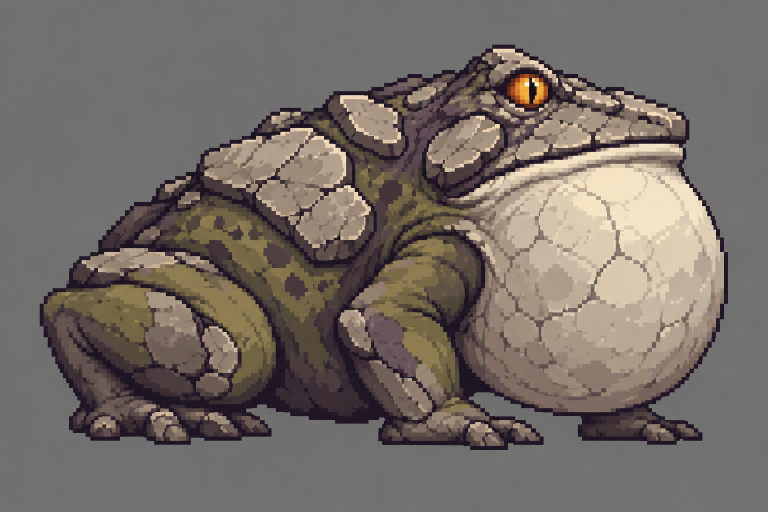
#> input picture pixel-art/ash-toad-concept-pipeline-v2/02-pixel-master.png, 1536 x 1024 px (shown at 1/2 size)
$ python build.py
#> lines starting #> are read from the running program, lines starting #| are printed output that depends on the picture; after the words box and inside, x2 and y2 are one past the last pixel; in counts of white or black regions, pixels touching at a corner belong together
from pathlib import Path
import json

from PIL import Image, ImageDraw, ImageFilter


ROOT = Path(__file__).resolve().parent
QUALITY = ROOT / "quality"
QUALITY.mkdir(exist_ok=True)

OUT = "#100d15"
DEEP = "#211c27"
COLD = "#302d3a"
OLIVE_D = "#46452f"
OLIVE = "#66633a"
OLIVE_L = "#8b8550"
STONE_D = "#706a62"
STONE = "#9c9484"
BONE_D = "#a99f8b"
BONE = "#d1c4a6"
BONE_L = "#eee1bd"
AMBER = "#d99027"
BG = (83, 82, 86, 255)


def c(hex_color):
    h = hex_color.lstrip("#")
    return tuple(int(h[i:i+2], 16) for i in (0, 2, 4)) + (255,)


def make_final():
    # Silhouette follows the 32px reduction: a long low rear, a stepped rise to
    # the eye, and a round throat mass that owns the front half of the sprite.
    mask = Image.new("L", (32, 32), 0)
    m = ImageDraw.Draw(mask)
    m.polygon([(3,20),(4,16),(7,13),(10,12),(12,10),(16,10),
               (18,7),(21,6),(25,8),(28,11),(29,15),(29,21),
               (27,24),(23,25),(18,24),(15,23),(11,23),(8,25),(3,25)], fill=255)
    # Folded hind foot, front foot, and the two small ground contacts.
    m.polygon([(4,22),(2,24),(2,26),(8,26),(11,23)], fill=255)
    m.polygon([(20,23),(23,25),(28,25),(29,26),(28,27),(23,27),(19,25)], fill=255)
    m.polygon([(12,22),(11,26),(15,26),(16,23)], fill=255)

    outline = mask.filter(ImageFilter.MaxFilter(3))
    im = Image.new("RGBA", (32, 32), (0,0,0,0))
    im.paste(c(OUT), mask=outline)
    im.paste(c(OLIVE_D), mask=mask)
    d = ImageDraw.Draw(im)

    # Rear body and folded thigh: three broad clusters, all taken from the
    # reduced guide's large value masses rather than its noisy pixels.
    d.polygon([(3,20),(5,16),(8,14),(12,13),(16,15),(17,20),(14,23),(9,23),(7,25),(3,24)], fill=c(OLIVE))
    d.polygon([(5,17),(8,14),(11,13),(14,14),(12,16),(8,17)], fill=c(OLIVE_L))
    d.polygon([(3,21),(7,18),(11,18),(13,21),(10,23),(7,25),(3,24)], fill=c(OLIVE_D))
    d.polygon([(4,22),(7,20),(10,20),(8,23),(7,25),(3,25)], fill=c(OLIVE))
    d.line([(3,25),(7,25),(9,24)], fill=c(DEEP), width=1)

    # The torso rises diagonally toward the eye, preserving the concept's gesture.
    d.polygon([(10,12),(13,10),(17,10),(20,12),(21,17),(18,21),(14,22),(12,18)], fill=c(OLIVE_D))
    d.polygon([(13,11),(16,10),(19,11),(18,14),(14,15),(11,14)], fill=c(OLIVE))
    d.polygon([(14,11),(17,10),(18,11),(16,13),(13,13)], fill=c(OLIVE_L))

    # Four stone plates, deliberately unequal. Their broad clusters retain the
    # concept's armored back without turning cracks into 1px noise.
    d.polygon([(6,14),(8,11),(12,10),(14,12),(12,15),(8,16)], fill=c(STONE_D))
    d.polygon([(8,12),(11,11),(13,12),(11,14),(8,14)], fill=c(STONE))
    d.polygon([(12,10),(14,8),(17,8),(18,10),(16,12),(13,12)], fill=c(STONE_D))
    d.polygon([(14,9),(17,9),(16,11),(13,11)], fill=c(STONE))
    d.polygon([(16,10),(18,7),(21,7),(22,10),(20,13),(17,13)], fill=c(STONE_D))
    d.polygon([(19,7),(21,8),(20,10),(18,11),(18,9)], fill=c(STONE))
    d.polygon([(20,10),(23,8),(26,9),(28,11),(27,14),(23,15),(20,13)], fill=c(STONE_D))
    d.polygon([(23,9),(26,10),(27,11),(26,12),(22,12)], fill=c(STONE))

    # Raised eye bump is a compact four-pixel symbol with a dark socket.
    d.rectangle((20,7,23,10), fill=c(DEEP))
    d.rectangle((21,7,22,9), fill=c(AMBER))
    d.point((22,7), fill=c(BONE_L))
    d.point((22,9), fill=c(OUT))

    # Wedge muzzle and a single continuous mouth seam.
    d.polygon([(22,11),(27,11),(29,13),(28,15),(23,15),(20,14)], fill=c(STONE))
    d.polygon([(24,11),(27,12),(28,13),(26,13),(22,13)], fill=c(BONE_D))
    d.line([(21,14),(28,14),(29,15)], fill=c(DEEP), width=1)

    # Inflated throat: one large round mass, with upper-left light and a lower
    # shadow crescent. The final shape remains connected to the jaw at 1x.
    d.polygon([(20,15),(23,14),(27,15),(29,18),(29,22),(27,24),(23,25),(20,23),(18,20),(18,17)], fill=c(BONE_D))
    d.polygon([(21,15),(25,15),(28,17),(29,20),(27,23),(23,24),(20,22),(19,19)], fill=c(BONE))
    d.polygon([(22,15),(25,16),(27,17),(27,18),(25,19),(22,19),(20,18),(20,17)], fill=c(BONE_L))
    d.polygon([(20,21),(23,22),(27,21),(27,23),(24,24),(21,23)], fill=c(STONE_D))

    # Forelimb crosses behind the sac; toes form one cluster, not five prongs.
    d.polygon([(16,17),(18,16),(20,18),(19,22),(22,24),(20,26),(16,24),(15,21)], fill=c(OLIVE_D))
    d.polygon([(17,17),(19,18),(18,21),(20,23),(19,24),(17,22),(16,20)], fill=c(OLIVE))
    d.polygon([(19,24),(23,25),(28,25),(29,26),(27,27),(22,26),(19,26)], fill=c(STONE_D))
    d.rectangle((22,25,27,26), fill=c(STONE))
    d.point((28,26), fill=c(BONE_D))

    # Reassert selected one-pixel separations that describe overlap.
    d.line([(12,16),(15,16),(16,18)], fill=c(DEEP), width=1)
    d.line([(15,22),(14,25),(12,25)], fill=c(DEEP), width=1)
    return im


def neutral(im, scale=8):
    bg = Image.new("RGBA", im.size, BG)
    bg.alpha_composite(im)
    return bg.convert("RGB").resize((32*scale,32*scale),Image.Resampling.NEAREST)


def silhouette_stage(im):
    s=Image.new("RGBA",im.size,(0,0,0,0))
    s.paste(c(OUT),mask=im.getchannel("A"))
    return s


def make_process_board(final):
    concept=Image.open(ROOT/"01-concept.png").convert("RGB")
    master=Image.open(ROOT/"02-pixel-master.png").convert("RGB")
    guide=Image.open(ROOT/"03-reduced-guide-32.png").convert("RGB")
    board=Image.new("RGB",(1100,650),(38,38,42)); d=ImageDraw.Draw(board)
    for label,src,x in [("1  CONCEPT",concept,10),("2  PIXEL MASTER",master,375)]:
        thumb=src.copy(); thumb.thumbnail((350,500),Image.Resampling.LANCZOS)
        board.paste(thumb,(x,40)); d.text((x,15),label,fill="white")
    board.paste(guide.resize((256,256),Image.Resampling.NEAREST),(738,40))
    d.text((738,15),"3  REDUCED GUIDE 32x32",fill="white")
    board.paste(neutral(final),(738,350)); d.text((738,325),"4  HAND-AUTHORED FINAL 32x32",fill="white")
    board.save(ROOT/"process-comparison.png")


def main():
    # Step 3 is reproducible and intentionally allowed to blur; it is a layout
    # guide only, never the delivered sprite.
    master=Image.open(ROOT/"02-pixel-master.png").convert("RGB")
#> master is the input picture: PIL image 1536x1024 RGB; mean R, G, B 117.2, 108.9, 103
    crop=master.crop((70,70,1465,910))
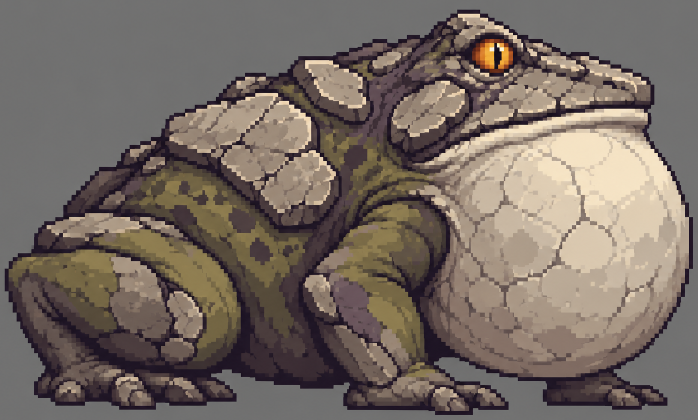
#> crop: PIL image 1395x840 RGB (shown at 1/2 size); mean R, G, B 118.5, 107.5, 99.7
    reduced=crop.resize((30,18),Image.Resampling.LANCZOS)
    guide=Image.new("RGB",(32,32),(83,82,86)); guide.paste(reduced,(1,7))
    guide.save(ROOT/"03-reduced-guide-32.png")
    guide.resize((256,256),Image.Resampling.NEAREST).save(ROOT/"03-reduced-guide-32@8x.png")

    final=make_final()
#> in make_final, `mask = Image.new("L", (32, 32), 0)`: mask: PIL image 32x32 L; every value is 0
#> in make_final, `outline = mask.filter(ImageFilter.MaxFilter(3))`:
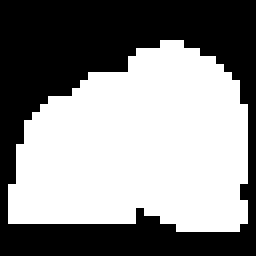
#> outline: PIL image 32x32 L (shown 8 times larger); 53.8% white; 1 black region, box (x1, y1, x2, y2) and area: (0, 0, 32, 32) 473
#> in make_final, `im = Image.new("RGBA", (32, 32), (0,0,0,0))`: im: PIL image 32x32 RGBA; every value is 0
    final.save(ROOT/"04-ash-toad-final-32.png")
    final.resize((256,256),Image.Resampling.NEAREST).save(ROOT/"04-ash-toad-final-32@8x.png")
    neutral(final).save(ROOT/"04-ash-toad-final-32-neutral@8x.png")
    neutral(silhouette_stage(final)).save(QUALITY/"silhouette@8x.png")
#> call 2 of neutral, with scale = 8
#> in neutral (call 2), `bg.alpha_composite(im)`:
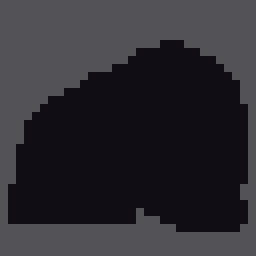
#> bg: PIL image 32x32 RGBA (shown 8 times larger); mean R, G, B, A 46.8, 44.7, 50.8, 255
    make_process_board(final)
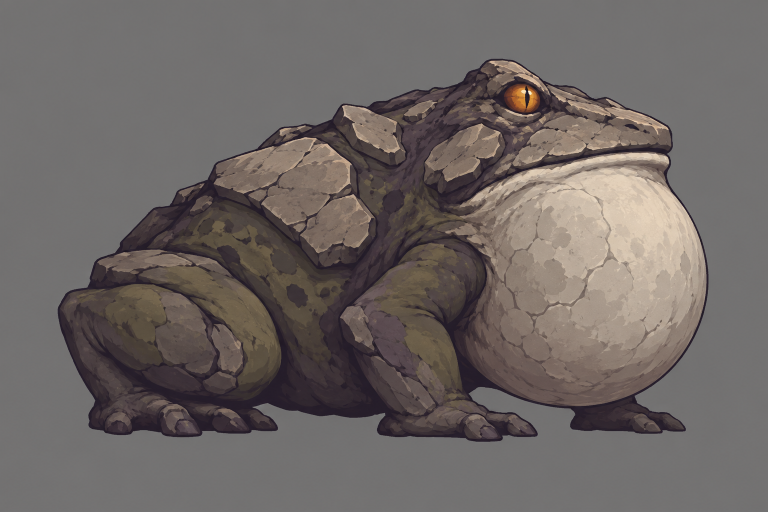
#> input picture pixel-art/ash-toad-concept-pipeline-v2/01-concept.png, 1536 x 1024 px (shown at 1/2 size)
#> in make_process_board, concept is the input picture: PIL image 1536x1024 RGB; mean R, G, B 109.7, 102.8, 100.2
#> the loop in make_process_board, `for label,src,x in [("1  CONCEPT",concept,10),("2  PIXEL MASTER",maste..` made 2 passes
#> (label, x) on passes 1 to 2: ('1  CONCEPT', 10), ('2  PIXEL MASTER', 375)
#> after the loop in make_process_board, `for label,src,x in [("1  CONCEPT",concept,10),("2  PIXEL MASTER",maste..`:
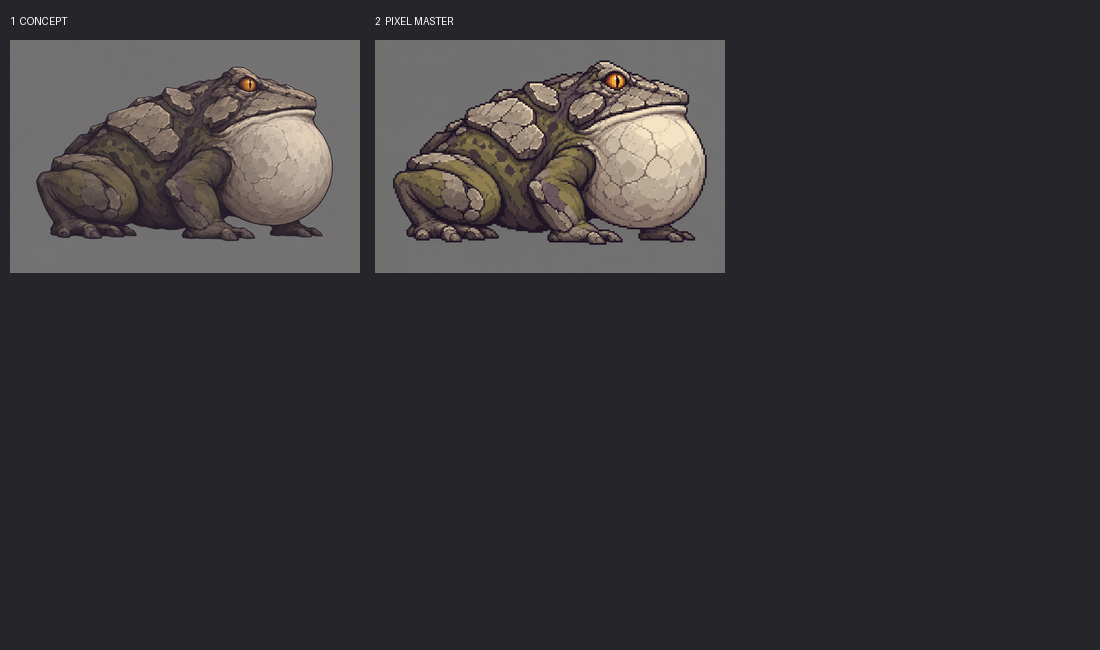
#> board: PIL image 1100x650 RGB; mean R, G, B 55.3, 53.6, 55.7
#> after the loop in make_process_board, `for label,src,x in [("1  CONCEPT",concept,10),("2  PIXEL MASTER",maste..`:
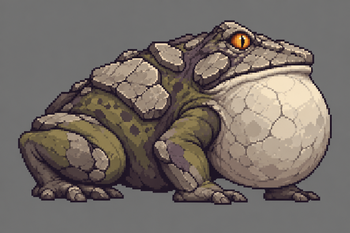
#> thumb: PIL image 350x233 RGB; mean R, G, B 117.3, 109, 103.2
#> in make_process_board, `board.paste(neutral(final), (738, 350))`:
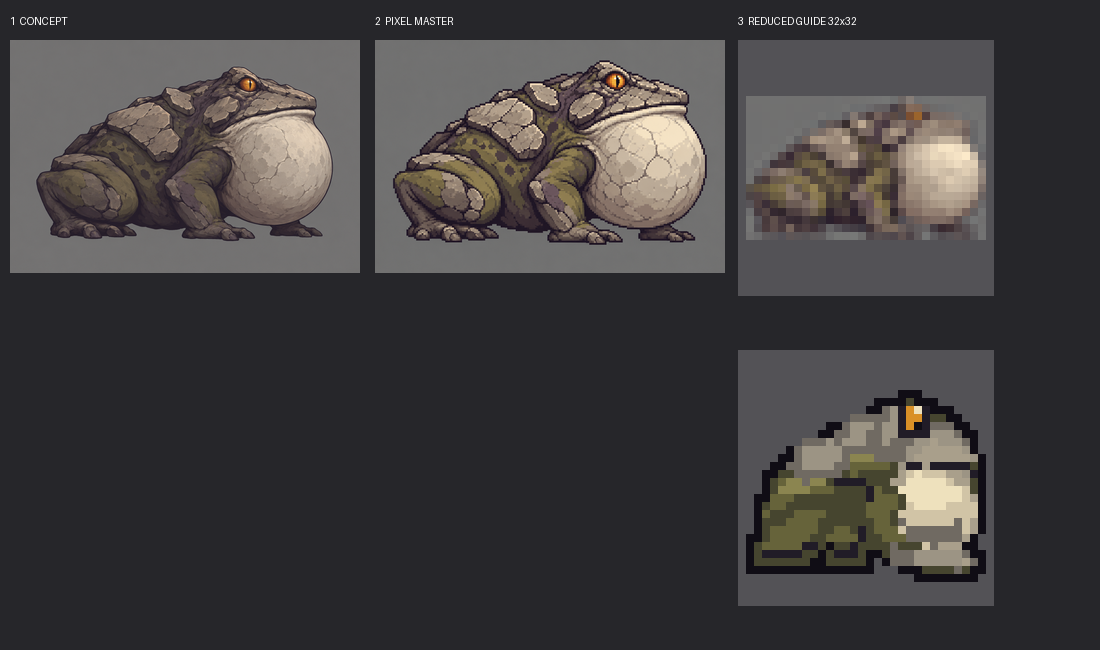
#> board: PIL image 1100x650 RGB; mean R, G, B 66.2, 63.6, 64.1

#> (the run stopped early here; a loop or call above may not have finished)
